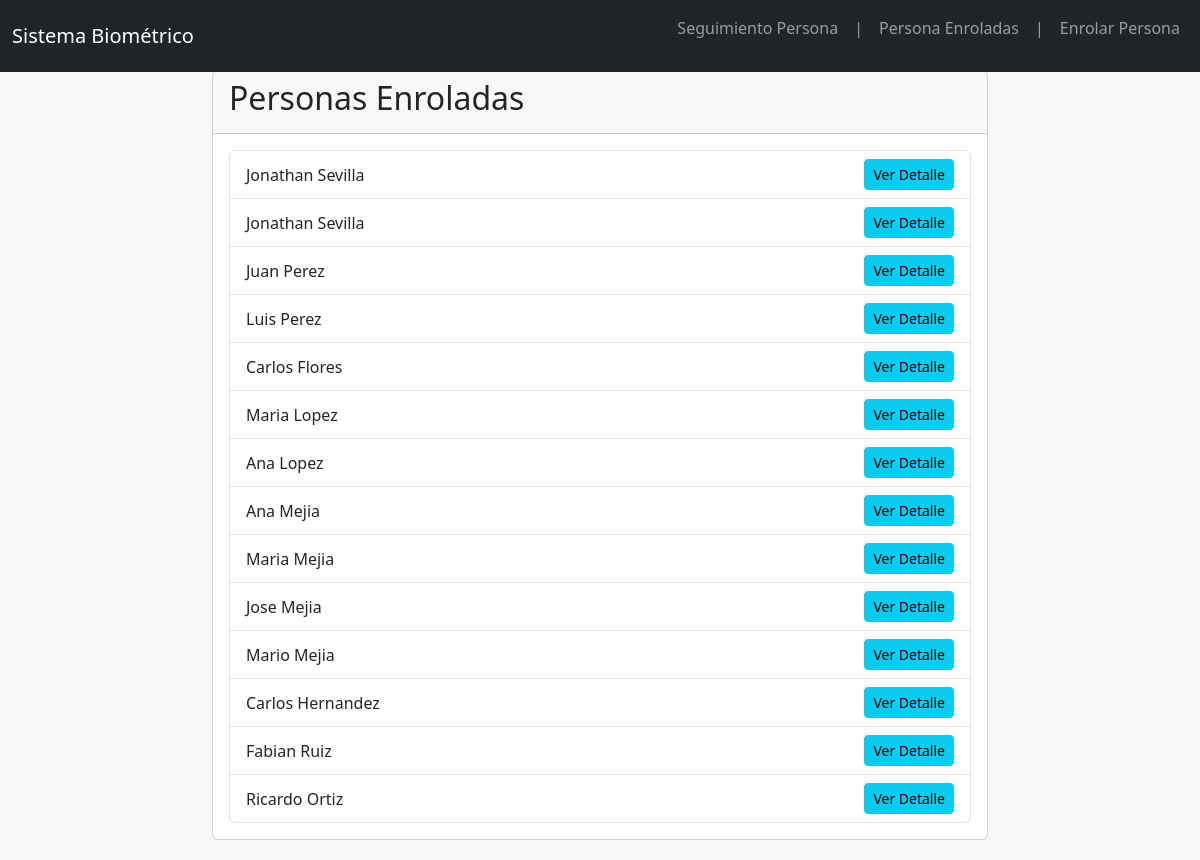
The page /personas/ on the database its author committed.
### app/models.py (models this page shows, shortened)
class Persona(models.Model):
    nombre = models.CharField(max_length=100)
    apellido = models.CharField(max_length=100)
    identificador_unico = models.CharField(max_length=50, unique=True)

### app/views.py (the view)
# urls.py: path('personas/', lista_personas, name='lista_personas'),
def lista_personas(request):
    personas = Persona.objects.all()
    return render(request, 'app/lista_personas.html', {'personas': personas})

### app/templates/app/lista_personas.html (shortened to what this page needs)
{% extends 'app/base.html' %}
{% block content %}
<div class="card">
    <div class="card-header">
        <h2>Personas Enroladas</h2>
    </div>
    <div class="card-body">
        <ul class="list-group">
            {% for persona in personas %}
            <li class="list-group-item d-flex justify-content-between align-items-center">
                {{ persona.nombre }} {{ persona.apellido }}
                <a href="{% url 'app:persona_detalle' persona.id %}" class="btn btn-info btn-sm">Ver Detalle</a>
            </li>
            {% empty %}
            <li class="list-group-item">No hay personas registradas.</li>
            {% endfor %}
        </ul>
    </div>
</div>
{% endblock %}

### app/templates/app/base.html (style rules this page uses)
body { padding-top: 70px; background-color: #f8f9fa; }
.card { margin-bottom: 20px; }

### rows shown on the page
Persona: nombre "Jonathan", apellido "Sevilla"
Persona: nombre "Jonathan", apellido "Sevilla"
Persona: nombre "Juan", apellido "Perez"
Persona: nombre "Luis", apellido "Perez"
Persona: nombre "Carlos", apellido "Flores"
Persona: nombre "Maria", apellido "Lopez"
Persona: nombre "Ana", apellido "Lopez"
Persona: nombre "Ana", apellido "Mejia"
Persona: nombre "Maria", apellido "Mejia"
Persona: nombre "Jose", apellido "Mejia"
Persona: nombre "Mario", apellido "Mejia"
Persona: nombre "Carlos", apellido "Hernandez"
Persona: nombre "Fabian", apellido "Ruiz"
Persona: nombre "Ricardo", apellido "Ortiz"
